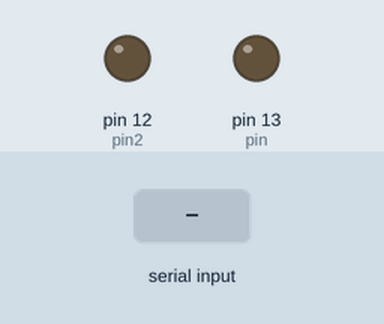
The sketch below on a simulated Arduino Uno, built with avr-gcc and run on an emulated ATmega328P. On the bench: output pins drawn as LEDs (lit = HIGH). The test bench sets the inputs (shaded band).

Above: at 1.2 s.
1.3 s: "g" received over Serial
At 1.6 s:
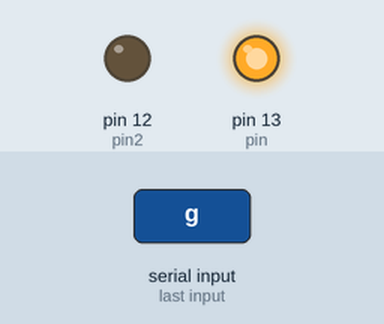
2.8 s: "H" received over Serial
At 3.9 s:
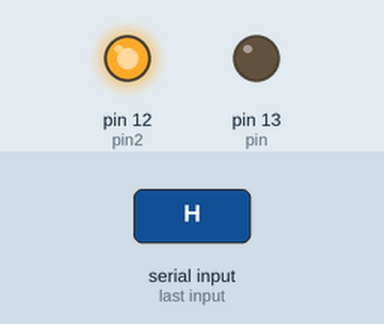
4.3 s: "N" received over Serial
At 5.1 s:
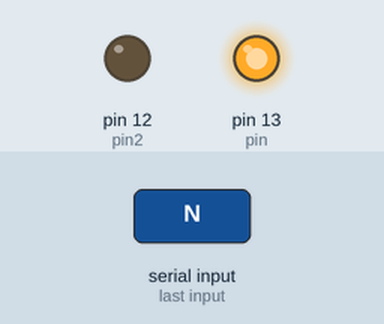
Timing chart, 0 to 7.3 s (numbered marks = the images above; inputs shaded):
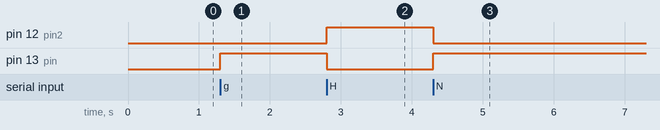

Measured:
- after the input at 1.3 s, pin 13 (pin): LOW → HIGH at once
- after the input at 2.8 s, pin 12 (pin2): LOW → HIGH at once; pin 13 (pin): HIGH → LOW at once
- after the input at 4.3 s, pin 12 (pin2): HIGH → LOW at once; pin 13 (pin): LOW → HIGH at once

The sketch:

SeriComu2.ino.ino
```cpp
int pin=13;
int pin2=12;
char userInput;

// the setup routine runs once when you press reset:
void setup() {

  pinMode(pin,OUTPUT);
  pinMode(pin2,OUTPUT);

  Serial.begin(9600);
}

// the loop routine runs over and over again forever:
void loop() {

if(Serial.available()>0)
  {
    userInput=Serial.read();

    if(userInput =='g' || userInput =='N')
    {

      digitalWrite(pin2,LOW);
      digitalWrite(pin,HIGH);

    }
    else if(userInput=='H')
    {
       digitalWrite(pin,LOW);
       digitalWrite(pin2,HIGH);


    }


  }

}
```
